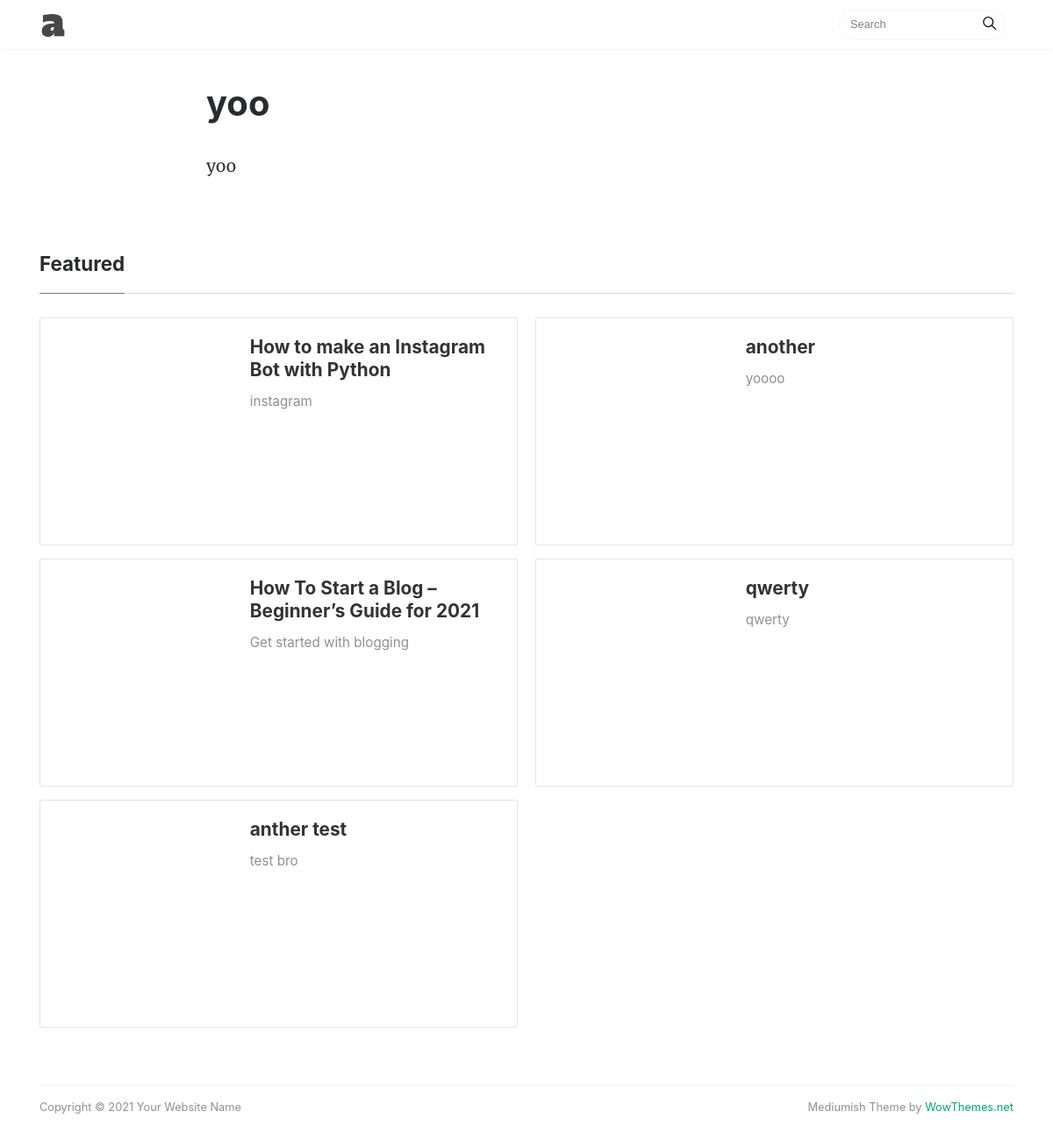
/yoo-1/, run on the app's committed database.
### blog/models.py (models this page shows)
class Post(models.Model):
    visitors = models.IntegerField(default=0)
    title = models.TextField()
    post = models.TextField()
    post_json = models.TextField()
    thumbnail = models.TextField()
    caption = models.TextField()
    created = models.DateField(auto_now_add=True)

### blog/views.py (the view)
# urls.py: path('<str:title>-<int:post_id>/', views.post, name="post"),
def post(request, title, post_id):
    po = get_object_or_404(Post, id=post_id)
    posts = Post.objects.all()
    if not slugify(po.title) == title:
        return redirect("post", title=slugify(po.title), post_id=po.id)
    po.visitors += 1
    po.save()
    return render(request, "post.html", {'po':po, 'posts':posts})

### templates/post.html (shortened to what this page needs)
{% load static %}
<!DOCTYPE html>
<html lang="en">
<head>
<link href="{% static 'assets/css/bootstrap.min.css' %}" rel="stylesheet">
<link href="https://maxcdn.bootstrapcdn.com/font-awesome/4.7.0/css/font-awesome.min.css" rel="stylesheet">
<link href="{% static 'assets/css/mediumish.css' %}" rel="stylesheet">
</head>
<body>
<nav class="navbar navbar-toggleable-md navbar-light bg-white fixed-top mediumnavigation">
<div class="container">
	<a class="navbar-brand" href="/">
	<img src="{% static 'assets/img/logo.png' %}" alt="logo">
	</a>
	<div class="collapse navbar-collapse" id="navbarsExampleDefault">
		<form class="form-inline my-2 my-lg-0" action="/search/" method="GET">
			<input name="q" class="form-control mr-sm-2" type="text" placeholder="Search">
			<span class="search-icon"><svg class="svgIcon-use" width="25" height="25" viewbox="0 0 25 25"><path d="M20.067 18.933l-4.157-4.157a6 6 0 1 0-.884.884l4.157 4.157a.624.624 0 1 0 .884-.884zM6.5 11c0-2.62 2.13-4.75 4.75-4.75S16 8.38 16 11s-2.13 4.75-4.75 4.75S6.5 13.62 6.5 11z"></path></svg></span>
		</form>
	</div>
</div>
</nav>
<div class="container">
	<div class="row">
		<div class="col-md-2 col-xs-12">
		</div>
		<div class="col-md-8 col-md-offset-2 col-xs-12">
			<div class="mainheading">
				<h1 class="posttitle">{{po.title}}</h1>
			</div>
			<div class="article-post" style="overflow: auto;">
				{{po.post|safe}}
			</div><br>
		</div>
		<div class="col-md-2 col-xs-12">
		</div>
	</div>
</div>
<div class="container">
<section class="featured-posts">
	<div class="section-title">
		<h2><span>Featured</span></h2>
	</div>
	<div class="card-columns listfeaturedtag">
			{% for post in posts %}
			{% if not post.id == po.id %}
			<div class="card">
				<div class="row">
					<div class="col-md-5 wrapthumbnail">
						<a href="/{{post.title|slugify}}-{{post.id}}/">
							<div class="thumbnail" style="background-image:url({{post.thumbnail}}); object-fit: cover;">
							</div>
						</a>
					</div>
					<div class="col-md-7">
						<div class="card-block">
							<h2 class="card-title"><a href="/{{post.title|slugify}}-{{post.id}}/">{{post.title}}</a></h2>
							<h4 class="card-text">{{post.caption}}</h4>
						</div>
					</div>
				</div>
			</div>
			{% endif %}
			{% endfor %}
			</div>
		</section>
	</div>
<div class="container">
	<div class="footer">
		<p class="pull-left">
			 Copyright &copy;  Your Website Name
		</p>
		<p class="pull-right">
			 Mediumish Theme by <a target="_blank" href="https://www.wowthemes.net">WowThemes.net</a>
		</p>
		<div class="clearfix">
		</div>
	</div>
</div>
</body>
</html>

### static/assets/css/mediumish.css (style rules this page uses)
body { padding-top:5rem; }
.mainheading { padding:1rem 0rem; }
a { color:#00ab6b; }
a,a:hover { transition:all 0.2s; }
.mediumnavigation { background:rgba(255,255,255,.97); box-shadow:0 2px 2px -2px rgba(0,0,0,.15); }
section { margin-bottom:20px; }
.section-title h2 { border-bottom:1px solid rgba(0,0,0,.15); margin-bottom:25px; font-weight:700; font-size:1.4rem; margin-bottom:27px; }
.section-title span { border-bottom:1px solid rgba(0,0,0,.44); display:inline-block; padding-bottom:20px; margin-bottom:-1px; }
@media (min-width:576px) { .card-columns.listfeaturedtag { -webkit-column-count:2; -moz-column-count:2; column-count:2; } }
.card-columns .card { margin-bottom:20px; }
.listfeaturedtag .wrapthumbnail { height:258px; flex:0 0 auto; }
.listfeaturedtag .card { border:1px solid rgba(0,0,0,.1); border-radius:2px; height:260px; padding-left:0; margin-bottom:15px; }
.listfeaturedtag .thumbnail { background-size:cover; height:100%; display:block; background-position:38% 22% !important; background-origin:border-box!important; border-top-left-radius:2px; }
.listfeaturedtag .card-block { padding-left:0; }
.listfeaturedtag h2.card-title,.listrecent h2.card-title { font-size:1.3rem; font-weight:700; line-height: 1.25; }
.listfeaturedtag h2.card-title a,.listrecent h2.card-title a { color:rgba(0,0,0,.8); }
.listfeaturedtag h4.card-text,.listrecent h4.card-text { color:rgba(0,0,0,.44); font-size:0.95rem; line-height:1.4; font-weight:400; }
.mediumnavigation .form-control { font-size:0.8rem; border-radius:30px; overflow:hidden; border:1px solid rgba(0,0,0,0.04); }
.mediumnavigation .form-inline { margin-left:15px; }
.mediumnavigation .navbar-brand { font-weight:500; }
.mediumnavigation .search-icon { margin-left:-40px; display:inline-block; margin-top:3px; cursor:pointer; }
.mediumnavigation .navbar-brand img { max-height:30px; margin-right:5px; }
.mainheading h1.posttitle { font-weight:700; margin-bottom:1rem; }
.footer { border-top:1px solid rgba(0,0,0,.05)!important; padding-top:15px; padding-bottom:12px; font-size:0.8rem; color:rgba(0,0,0,.44); margin-top:50px; }
.article-post { font-family:Merriweather; font-size:1.2rem; line-height:1.8; color:rgba(0,0,0,.8); }
.article-post p,.article-post blockquote { margin:0 0 1.5rem 0; }
.card { border-radius:4px; }

### data on the page
Post: title "yoo", post "yoo"
Post: title "How to make an Instagram Bot with Python", caption "instagram"
Post: title "How To Start a Blog – Beginner’s Guide for 2021", caption "Get started with blogging"
Post: title "anther test", caption "test bro"
Post: title "another", caption "yoooo"
Post: title "qwerty", caption "qwerty"
